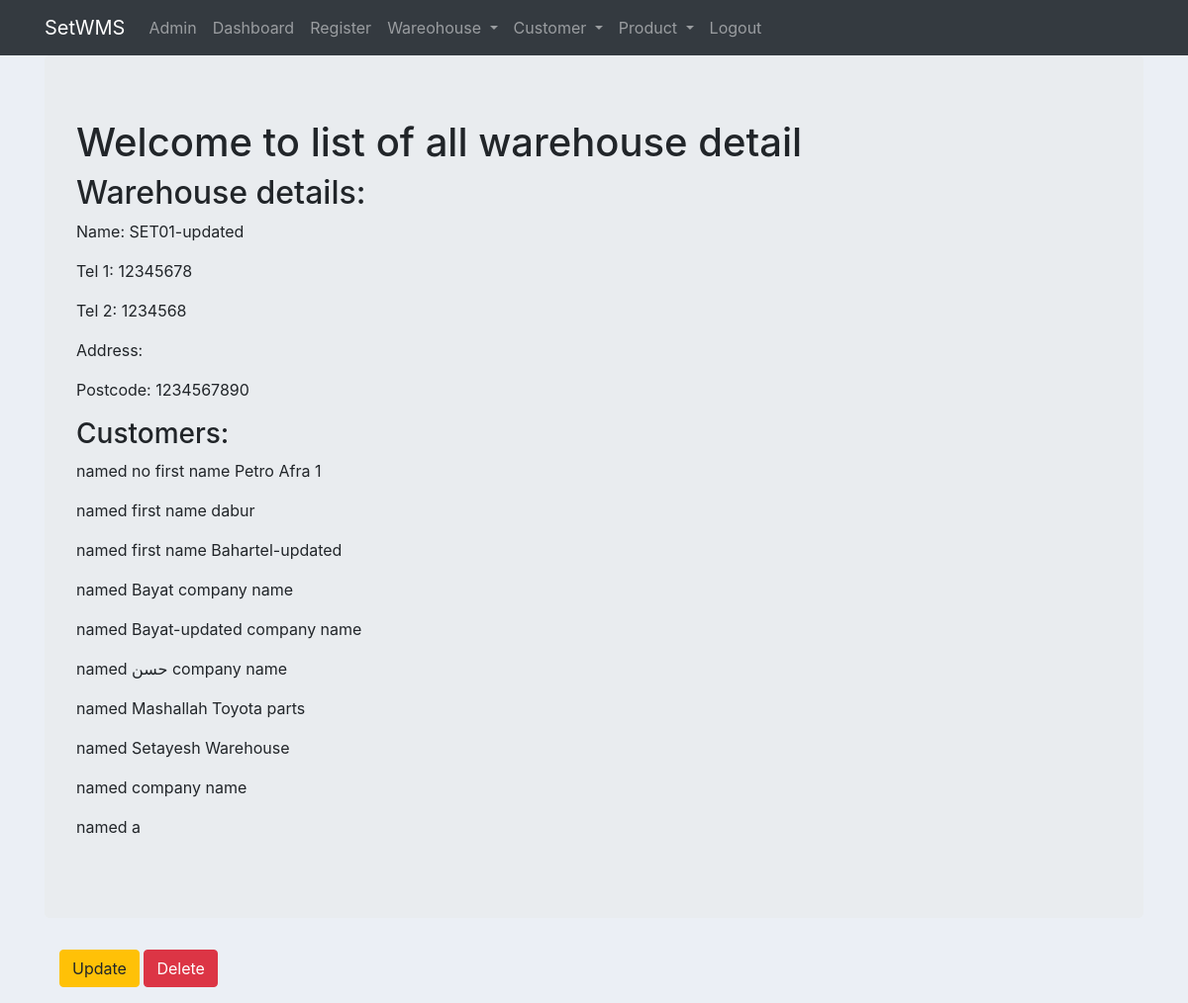
Screenshot of /set_app/warehouses/1/ (signed in) with the database file from the repository.
### set_app/models.py (models this page shows, shortened)
class Warehouse(models.Model):
	name = models.CharField(max_length=256, default="warehouse name")
	tel1 = models.CharField(max_length=256, default="XXXXXXXX")
	tel2 = models.CharField(max_length=256, default="XXXXXXXX")
	email = models.EmailField()
	address = models.CharField(max_length=512, default="address")
	postcode = models.CharField(max_length=10, default="XXXXXXXXXX")
	timestamp_created = models.DateTimeField(auto_now_add=True)

class Customer(models.Model):
	INDIVIDUAL = 'IN'
	COMPANY = 'CO'
	OTHER = 'OT'
	ENTITY_TYPE_CHOICES = [
		(INDIVIDUAL, 'Individual'),
		(COMPANY, 'Company'),
		(OTHER, 'Other'),
	]
	entity_type = models.CharField(
		max_length=2,
		choices=ENTITY_TYPE_CHOICES,
		default=INDIVIDUAL,
	)
	first_name = models.CharField(max_length=256, default="first name", blank=True)
	last_name = models.CharField(max_length=256, default="last name", blank=True)
	company_name = models.CharField(max_length=256, default="company name", blank=True)
	melli_code = models.CharField(max_length=10, default=0, validators=[NUMERIC])
	tel1 = models.CharField(max_length=256, default="XXXXXXXX")
	tel2 = models.CharField(max_length=256, default="XXXXXXXX", blank=True)
	email = models.EmailField()
	address = models.CharField(max_length=512, default="address")
	postcode = models.CharField(max_length=10, default="XXXXXXXXXX")
	storage_tags = models.ManyToManyField(StorageTag)
	timestamp_created = models.DateTimeField(auto_now_add=True)
	warehouse = models.ForeignKey(Warehouse, related_name='customers', on_delete=models.CASCADE, default=DEFAULT_WH_ID)

### set_app/views.py (the view)
# urls.py: path('warehouses/<int:pk>/', views.WarehouseDetailView.as_view(), name='warehouse_detail'),
class WarehouseDetailView(DetailView):
	context_object_name = 'warehouse_detail'
	model = Warehouse
	template_name = 'set_app/warehouse_detail.html'

### set_app/templates/set_app/warehouse_detail.html
{% extends "set_app/set_app_base.html" %}
{% block body_block %}
    <div class="jumbotron">
        <h1>Welcome to list of all warehouse detail</h1>
        <h2>Warehouse details:</h2>
        <p>Name: {{ warehouse_detail.name }}</p>
        <p>Tel 1: {{ warehouse_detail.tel1 }}</p>
        <p>Tel 2: {{ warehouse_detail.tel2 }}</p>
        <p>Address: {{ warehouse_detail.Address }}</p>
        <p>Postcode: {{ warehouse_detail.postcode }}</p>
        <h3>Customers:</h3>
    {% for customer in warehouse_detail.customers.all %}
        <p>{{ customer.entity }} named {{ customer.first_name }} {{ customer.lasy_name }} {{ customer.company_name }}</p>
    {% endfor %}
    </div>
    <div class="container">
        <p><a class="btn btn-warning" href="{% url 'set_app:warehouse_update' pk=warehouse_detail.pk %}">Update</a>
        <a class="btn btn-danger" href="{% url 'set_app:warehouse_delete' pk=warehouse_detail.pk %}">Delete</a></p>
    </div>
{% endblock %}

### static/css/main.css (style rules this page uses)
body { background-color: #ebeff5; }

### rows the page displays
Warehouse: name "SET01-updated", tel1 "12345678", tel2 "1234568", postcode "1234567890"
Customer: first_name "no first name", company_name "Petro Afra 1"
Customer: first_name "first name", company_name "dabur"
Customer: first_name "first name", company_name "Bahartel-updated"
Customer: first_name "Bayat", company_name "company name"
Customer: first_name "Bayat-updated", company_name "company name"
Customer: first_name "حسن", company_name "company name"
Customer: first_name "Mashallah", company_name "Toyota parts"
Customer: company_name "Setayesh Warehouse"
Customer: company_name "company name"
Customer: first_name "a"
